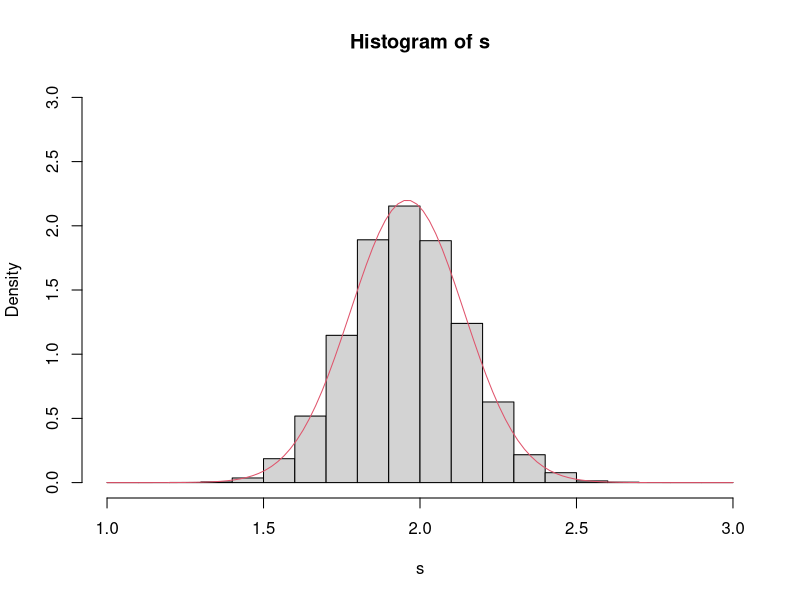

Recreate this plot in R.
mu <- 0.34
sd <- 2
n <-60
m <- 10000
y <- rep(NA,n)
s <- rep(NA,m)


ssd <- rep(NA,100)

for (i in 1:m)
{
y=rnorm(n,mu,sd)
s[i]=sd(y)*(n-1)/n
}

hist(s,breaks=seq(1,3,0.1),ylim=c(0,3),pr=T)
ss <- seq(1,3,length=100)
lines(ss,dnorm(ss,mean(s),sd(s)),col=2)